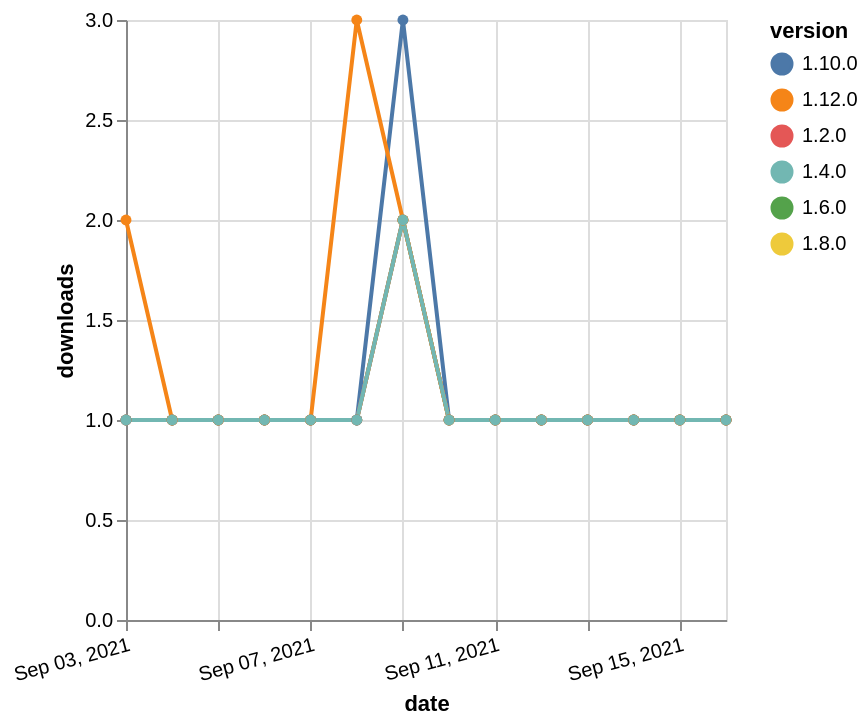

The Vega-Lite source for this figure:
### Vega-Lite specification from a JSON file in a GitHub repository (floating-point values rounded to 4 significant figures)
{"$schema": "https://vega.github.io/schema/vega-lite/v5.json", "description": "A simple bar chart with embedded data.", "data": {"values": [{"date": "2021-09-03", "total": 200, "delta": 1, "version": "1.6.0"}, {"date": "2021-09-04", "total": 201, "delta": 1, "version": "1.6.0"}, {"date": "2021-09-05", "total": 202, "delta": 1, "version": "1.6.0"}, {"date": "2021-09-06", "total": 203, "delta": 1, "version": "1.6.0"}, {"date": "2021-09-07", "total": 204, "delta": 1, "version": "1.6.0"}, {"date": "2021-09-08", "total": 205, "delta": 1, "version": "1.6.0"}, {"date": "2021-09-09", "total": 207, "delta": 2, "version": "1.6.0"}, {"date": "2021-09-10", "total": 208, "delta": 1, "version": "1.6.0"}, {"date": "2021-09-11", "total": 209, "delta": 1, "version": "1.6.0"}, {"date": "2021-09-12", "total": 210, "delta": 1, "version": "1.6.0"}, {"date": "2021-09-13", "total": 211, "delta": 1, "version": "1.6.0"}, {"date": "2021-09-14", "total": 212, "delta": 1, "version": "1.6.0"}, {"date": "2021-09-15", "total": 213, "delta": 1, "version": "1.6.0"}, {"date": "2021-09-16", "total": 214, "delta": 1, "version": "1.6.0"}, {"date": "2021-09-03", "total": 174, "delta": 1, "version": "1.8.0"}, {"date": "2021-09-04", "total": 175, "delta": 1, "version": "1.8.0"}, {"date": "2021-09-05", "total": 176, "delta": 1, "version": "1.8.0"}, {"date": "2021-09-06", "total": 177, "delta": 1, "version": "1.8.0"}, {"date": "2021-09-07", "total": 178, "delta": 1, "version": "1.8.0"}, {"date": "2021-09-08", "total": 179, "delta": 1, "version": "1.8.0"}, {"date": "2021-09-09", "total": 181, "delta": 2, "version": "1.8.0"}, {"date": "2021-09-10", "total": 182, "delta": 1, "version": "1.8.0"}, {"date": "2021-09-11", "total": 183, "delta": 1, "version": "1.8.0"}, {"date": "2021-09-12", "total": 184, "delta": 1, "version": "1.8.0"}, {"date": "2021-09-13", "total": 185, "delta": 1, "version": "1.8.0"}, {"date": "2021-09-14", "total": 186, "delta": 1, "version": "1.8.0"}, {"date": "2021-09-15", "total": 187, "delta": 1, "version": "1.8.0"}, {"date": "2021-09-16", "total": 188, "delta": 1, "version": "1.8.0"}, {"date": "2021-09-03", "total": 202, "delta": 1, "version": "1.10.0"}, {"date": "2021-09-04", "total": 203, "delta": 1, "version": "1.10.0"}, {"date": "2021-09-05", "total": 204, "delta": 1, "version": "1.10.0"}, {"date": "2021-09-06", "total": 205, "delta": 1, "version": "1.10.0"}, {"date": "2021-09-07", "total": 206, "delta": 1, "version": "1.10.0"}, {"date": "2021-09-08", "total": 207, "delta": 1, "version": "1.10.0"}, {"date": "2021-09-09", "total": 210, "delta": 3, "version": "1.10.0"}, {"date": "2021-09-10", "total": 211, "delta": 1, "version": "1.10.0"}, {"date": "2021-09-11", "total": 212, "delta": 1, "version": "1.10.0"}, {"date": "2021-09-12", "total": 213, "delta": 1, "version": "1.10.0"}, {"date": "2021-09-13", "total": 214, "delta": 1, "version": "1.10.0"}, {"date": "2021-09-14", "total": 215, "delta": 1, "version": "1.10.0"}, {"date": "2021-09-15", "total": 216, "delta": 1, "version": "1.10.0"}, {"date": "2021-09-16", "total": 217, "delta": 1, "version": "1.10.0"}, {"date": "2021-09-03", "total": 254, "delta": 1, "version": "1.2.0"}, {"date": "2021-09-04", "total": 255, "delta": 1, "version": "1.2.0"}, {"date": "2021-09-05", "total": 256, "delta": 1, "version": "1.2.0"}, {"date": "2021-09-06", "total": 257, "delta": 1, "version": "1.2.0"}, {"date": "2021-09-07", "total": 258, "delta": 1, "version": "1.2.0"}, {"date": "2021-09-08", "total": 259, "delta": 1, "version": "1.2.0"}, {"date": "2021-09-09", "total": 261, "delta": 2, "version": "1.2.0"}, {"date": "2021-09-10", "total": 262, "delta": 1, "version": "1.2.0"}, {"date": "2021-09-11", "total": 263, "delta": 1, "version": "1.2.0"}, {"date": "2021-09-12", "total": 264, "delta": 1, "version": "1.2.0"}, {"date": "2021-09-13", "total": 265, "delta": 1, "version": "1.2.0"}, {"date": "2021-09-14", "total": 266, "delta": 1, "version": "1.2.0"}, {"date": "2021-09-15", "total": 267, "delta": 1, "version": "1.2.0"}, {"date": "2021-09-16", "total": 268, "delta": 1, "version": "1.2.0"}, {"date": "2021-09-03", "total": 131, "delta": 2, "version": "1.12.0"}, {"date": "2021-09-04", "total": 132, "delta": 1, "version": "1.12.0"}, {"date": "2021-09-05", "total": 133, "delta": 1, "version": "1.12.0"}, {"date": "2021-09-06", "total": 134, "delta": 1, "version": "1.12.0"}, {"date": "2021-09-07", "total": 135, "delta": 1, "version": "1.12.0"}, {"date": "2021-09-08", "total": 138, "delta": 3, "version": "1.12.0"}, {"date": "2021-09-09", "total": 140, "delta": 2, "version": "1.12.0"}, {"date": "2021-09-10", "total": 141, "delta": 1, "version": "1.12.0"}, {"date": "2021-09-11", "total": 142, "delta": 1, "version": "1.12.0"}, {"date": "2021-09-12", "total": 143, "delta": 1, "version": "1.12.0"}, {"date": "2021-09-13", "total": 144, "delta": 1, "version": "1.12.0"}, {"date": "2021-09-14", "total": 145, "delta": 1, "version": "1.12.0"}, {"date": "2021-09-15", "total": 146, "delta": 1, "version": "1.12.0"}, {"date": "2021-09-16", "total": 147, "delta": 1, "version": "1.12.0"}, {"date": "2021-09-03", "total": 210, "delta": 1, "version": "1.4.0"}, {"date": "2021-09-04", "total": 211, "delta": 1, "version": "1.4.0"}, {"date": "2021-09-05", "total": 212, "delta": 1, "version": "1.4.0"}, {"date": "2021-09-06", "total": 213, "delta": 1, "version": "1.4.0"}, {"date": "2021-09-07", "total": 214, "delta": 1, "version": "1.4.0"}, {"date": "2021-09-08", "total": 215, "delta": 1, "version": "1.4.0"}, {"date": "2021-09-09", "total": 217, "delta": 2, "version": "1.4.0"}, {"date": "2021-09-10", "total": 218, "delta": 1, "version": "1.4.0"}, {"date": "2021-09-11", "total": 219, "delta": 1, "version": "1.4.0"}, {"date": "2021-09-12", "total": 220, "delta": 1, "version": "1.4.0"}, {"date": "2021-09-13", "total": 221, "delta": 1, "version": "1.4.0"}, {"date": "2021-09-14", "total": 222, "delta": 1, "version": "1.4.0"}, {"date": "2021-09-15", "total": 223, "delta": 1, "version": "1.4.0"}, {"date": "2021-09-16", "total": 224, "delta": 1, "version": "1.4.0"}]}, "width": "container", "mark": {"type": "line", "point": {"filled": true}}, "encoding": {"x": {"field": "date", "type": "temporal", "timeUnit": "yearmonthdate", "title": "date", "axis": {"labelAngle": -15}}, "y": {"field": "delta", "type": "quantitative", "title": "downloads"}, "color": {"field": "version", "type": "nominal"}, "tooltip": {"field": "delta"}}}
